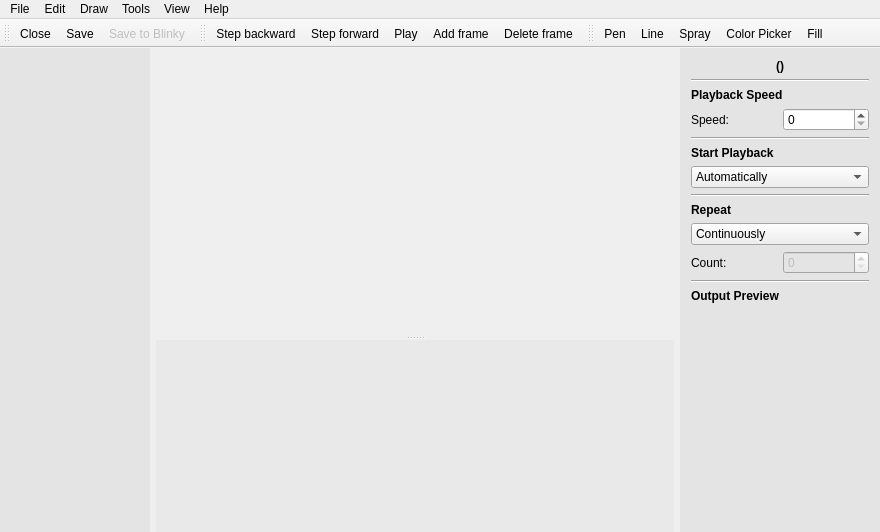
<?xml version="1.0" encoding="UTF-8"?>
<ui version="4.0">
 <class>MainWindow</class>
 <widget class="QMainWindow" name="MainWindow">
  <property name="geometry">
   <rect>
    <x>0</x>
    <y>0</y>
    <width>880</width>
    <height>532</height>
   </rect>
  </property>
  <property name="minimumSize">
   <size>
    <width>0</width>
    <height>0</height>
   </size>
  </property>
  <property name="maximumSize">
   <size>
    <width>16777215</width>
    <height>16777215</height>
   </size>
  </property>
  <property name="windowTitle">
   <string>Pattern Paint</string>
  </property>
  <property name="autoFillBackground">
   <bool>false</bool>
  </property>
  <property name="dockOptions">
   <set>QMainWindow::AllowTabbedDocks|QMainWindow::AnimatedDocks</set>
  </property>
  <widget class="QWidget" name="centralWidget">
   <property name="sizePolicy">
    <sizepolicy hsizetype="Preferred" vsizetype="Preferred">
     <horstretch>0</horstretch>
     <verstretch>0</verstretch>
    </sizepolicy>
   </property>
   <layout class="QHBoxLayout" name="horizontalLayout">
    <property name="leftMargin">
     <number>0</number>
    </property>
    <property name="topMargin">
     <number>0</number>
    </property>
    <property name="rightMargin">
     <number>0</number>
    </property>
    <property name="bottomMargin">
     <number>0</number>
    </property>
    <item>
     <widget class="QListView" name="patternCollectionListView">
      <property name="minimumSize">
       <size>
        <width>150</width>
        <height>0</height>
       </size>
      </property>
      <property name="maximumSize">
       <size>
        <width>150</width>
        <height>16777215</height>
       </size>
      </property>
      <property name="palette">
       <palette>
        <active>
         <colorrole role="Base">
          <brush brushstyle="SolidPattern">
           <color alpha="255">
            <red>228</red>
            <green>228</green>
            <blue>228</blue>
           </color>
          </brush>
         </colorrole>
        </active>
        <inactive>
         <colorrole role="Base">
          <brush brushstyle="SolidPattern">
           <color alpha="255">
            <red>228</red>
            <green>228</green>
            <blue>228</blue>
           </color>
          </brush>
         </colorrole>
        </inactive>
        <disabled>
         <colorrole role="Base">
          <brush brushstyle="SolidPattern">
           <color alpha="255">
            <red>237</red>
            <green>237</green>
            <blue>237</blue>
           </color>
          </brush>
         </colorrole>
        </disabled>
       </palette>
      </property>
      <property name="focusPolicy">
       <enum>Qt::StrongFocus</enum>
      </property>
      <property name="autoFillBackground">
       <bool>false</bool>
      </property>
      <property name="frameShape">
       <enum>QFrame::NoFrame</enum>
      </property>
      <property name="dragDropMode">
       <enum>QAbstractItemView::InternalMove</enum>
      </property>
      <property name="uniformItemSizes">
       <bool>true</bool>
      </property>
     </widget>
    </item>
    <item>
     <widget class="QSplitter" name="patternsplitter">
      <property name="orientation">
       <enum>Qt::Vertical</enum>
      </property>
      <widget class="LetterboxScrollArea" name="scrollArea">
       <property name="sizePolicy">
        <sizepolicy hsizetype="Expanding" vsizetype="Expanding">
         <horstretch>0</horstretch>
         <verstretch>1</verstretch>
        </sizepolicy>
       </property>
       <property name="palette">
        <palette>
         <active>
          <colorrole role="Base">
           <brush brushstyle="SolidPattern">
            <color alpha="255">
             <red>233</red>
             <green>233</green>
             <blue>233</blue>
            </color>
           </brush>
          </colorrole>
         </active>
         <inactive>
          <colorrole role="Base">
           <brush brushstyle="SolidPattern">
            <color alpha="255">
             <red>233</red>
             <green>233</green>
             <blue>233</blue>
            </color>
           </brush>
          </colorrole>
         </inactive>
         <disabled>
          <colorrole role="Base">
           <brush brushstyle="SolidPattern">
            <color alpha="255">
             <red>237</red>
             <green>237</green>
             <blue>237</blue>
            </color>
           </brush>
          </colorrole>
         </disabled>
        </palette>
       </property>
       <property name="styleSheet">
        <string notr="true"/>
       </property>
       <property name="frameShape">
        <enum>QFrame::NoFrame</enum>
       </property>
       <property name="frameShadow">
        <enum>QFrame::Plain</enum>
       </property>
       <property name="lineWidth">
        <number>0</number>
       </property>
       <property name="widgetResizable">
        <bool>true</bool>
       </property>
       <widget class="FrameEditor" name="frameEditor">
        <property name="geometry">
         <rect>
          <x>0</x>
          <y>0</y>
          <width>500</width>
          <height>267</height>
         </rect>
        </property>
        <property name="sizePolicy">
         <sizepolicy hsizetype="Fixed" vsizetype="Preferred">
          <horstretch>0</horstretch>
          <verstretch>0</verstretch>
         </sizepolicy>
        </property>
        <property name="minimumSize">
         <size>
          <width>500</width>
          <height>0</height>
         </size>
        </property>
        <property name="maximumSize">
         <size>
          <width>500</width>
          <height>16777215</height>
         </size>
        </property>
        <property name="baseSize">
         <size>
          <width>10</width>
          <height>10</height>
         </size>
        </property>
        <property name="acceptDrops">
         <bool>false</bool>
        </property>
       </widget>
      </widget>
      <widget class="PatternFrameListView" name="timeline">
       <property name="sizePolicy">
        <sizepolicy hsizetype="Expanding" vsizetype="Minimum">
         <horstretch>0</horstretch>
         <verstretch>0</verstretch>
        </sizepolicy>
       </property>
       <property name="minimumSize">
        <size>
         <width>0</width>
         <height>100</height>
        </size>
       </property>
       <property name="palette">
        <palette>
         <active>
          <colorrole role="Base">
           <brush brushstyle="SolidPattern">
            <color alpha="255">
             <red>233</red>
             <green>233</green>
             <blue>233</blue>
            </color>
           </brush>
          </colorrole>
         </active>
         <inactive>
          <colorrole role="Base">
           <brush brushstyle="SolidPattern">
            <color alpha="255">
             <red>233</red>
             <green>233</green>
             <blue>233</blue>
            </color>
           </brush>
          </colorrole>
         </inactive>
         <disabled>
          <colorrole role="Base">
           <brush brushstyle="SolidPattern">
            <color alpha="255">
             <red>237</red>
             <green>237</green>
             <blue>237</blue>
            </color>
           </brush>
          </colorrole>
         </disabled>
        </palette>
       </property>
       <property name="focusPolicy">
        <enum>Qt::StrongFocus</enum>
       </property>
       <property name="styleSheet">
        <string notr="true"/>
       </property>
       <property name="frameShape">
        <enum>QFrame::NoFrame</enum>
       </property>
       <property name="verticalScrollBarPolicy">
        <enum>Qt::ScrollBarAlwaysOff</enum>
       </property>
       <property name="autoScroll">
        <bool>false</bool>
       </property>
       <property name="dragDropMode">
        <enum>QAbstractItemView::InternalMove</enum>
       </property>
       <property name="selectionMode">
        <enum>QAbstractItemView::ExtendedSelection</enum>
       </property>
       <property name="flow">
        <enum>QListView::LeftToRight</enum>
       </property>
       <property name="uniformItemSizes">
        <bool>true</bool>
       </property>
      </widget>
     </widget>
    </item>
    <item>
     <widget class="QWidget" name="widget" native="true">
      <property name="enabled">
       <bool>true</bool>
      </property>
      <property name="maximumSize">
       <size>
        <width>200</width>
        <height>16777215</height>
       </size>
      </property>
      <property name="palette">
       <palette>
        <active>
         <colorrole role="Base">
          <brush brushstyle="SolidPattern">
           <color alpha="255">
            <red>255</red>
            <green>255</green>
            <blue>255</blue>
           </color>
          </brush>
         </colorrole>
         <colorrole role="Window">
          <brush brushstyle="SolidPattern">
           <color alpha="255">
            <red>228</red>
            <green>228</green>
            <blue>228</blue>
           </color>
          </brush>
         </colorrole>
        </active>
        <inactive>
         <colorrole role="Base">
          <brush brushstyle="SolidPattern">
           <color alpha="255">
            <red>255</red>
            <green>255</green>
            <blue>255</blue>
           </color>
          </brush>
         </colorrole>
         <colorrole role="Window">
          <brush brushstyle="SolidPattern">
           <color alpha="255">
            <red>228</red>
            <green>228</green>
            <blue>228</blue>
           </color>
          </brush>
         </colorrole>
        </inactive>
        <disabled>
         <colorrole role="Base">
          <brush brushstyle="SolidPattern">
           <color alpha="255">
            <red>228</red>
            <green>228</green>
            <blue>228</blue>
           </color>
          </brush>
         </colorrole>
         <colorrole role="Window">
          <brush brushstyle="SolidPattern">
           <color alpha="255">
            <red>228</red>
            <green>228</green>
            <blue>228</blue>
           </color>
          </brush>
         </colorrole>
        </disabled>
       </palette>
      </property>
      <property name="autoFillBackground">
       <bool>true</bool>
      </property>
      <layout class="QVBoxLayout" name="verticalLayout">
       <item>
        <widget class="QLabel" name="patternName">
         <property name="sizePolicy">
          <sizepolicy hsizetype="Preferred" vsizetype="Preferred">
           <horstretch>0</horstretch>
           <verstretch>0</verstretch>
          </sizepolicy>
         </property>
         <property name="font">
          <font>
           <weight>75</weight>
           <bold>true</bold>
          </font>
         </property>
         <property name="focusPolicy">
          <enum>Qt::NoFocus</enum>
         </property>
         <property name="text">
          <string>()</string>
         </property>
         <property name="alignment">
          <set>Qt::AlignCenter</set>
         </property>
        </widget>
       </item>
       <item>
        <widget class="Line" name="line_4">
         <property name="orientation">
          <enum>Qt::Horizontal</enum>
         </property>
        </widget>
       </item>
       <item>
        <widget class="QLabel" name="label_5">
         <property name="font">
          <font>
           <weight>75</weight>
           <bold>true</bold>
          </font>
         </property>
         <property name="text">
          <string>Playback Speed</string>
         </property>
        </widget>
       </item>
       <item>
        <widget class="QFrame" name="frame_2">
         <property name="frameShape">
          <enum>QFrame::NoFrame</enum>
         </property>
         <property name="frameShadow">
          <enum>QFrame::Raised</enum>
         </property>
         <layout class="QGridLayout" name="gridLayout">
          <property name="leftMargin">
           <number>0</number>
          </property>
          <property name="topMargin">
           <number>0</number>
          </property>
          <property name="rightMargin">
           <number>0</number>
          </property>
          <property name="bottomMargin">
           <number>0</number>
          </property>
          <item row="0" column="0">
           <widget class="QLabel" name="label">
            <property name="text">
             <string>Speed:</string>
            </property>
           </widget>
          </item>
          <item row="0" column="1">
           <widget class="QSpinBox" name="patternSpeed"/>
          </item>
         </layout>
        </widget>
       </item>
       <item>
        <widget class="Line" name="line">
         <property name="orientation">
          <enum>Qt::Horizontal</enum>
         </property>
        </widget>
       </item>
       <item>
        <widget class="QLabel" name="label_2">
         <property name="font">
          <font>
           <weight>75</weight>
           <bold>true</bold>
          </font>
         </property>
         <property name="text">
          <string>Start Playback</string>
         </property>
        </widget>
       </item>
       <item>
        <widget class="QComboBox" name="comboBox">
         <item>
          <property name="text">
           <string>Automatically</string>
          </property>
         </item>
        </widget>
       </item>
       <item>
        <widget class="Line" name="line_2">
         <property name="orientation">
          <enum>Qt::Horizontal</enum>
         </property>
        </widget>
       </item>
       <item>
        <widget class="QLabel" name="label_3">
         <property name="font">
          <font>
           <weight>75</weight>
           <bold>true</bold>
          </font>
         </property>
         <property name="text">
          <string>Repeat</string>
         </property>
        </widget>
       </item>
       <item>
        <widget class="QComboBox" name="comboBox_2">
         <item>
          <property name="text">
           <string>Continuously</string>
          </property>
         </item>
        </widget>
       </item>
       <item>
        <widget class="QFrame" name="frame">
         <property name="frameShape">
          <enum>QFrame::NoFrame</enum>
         </property>
         <property name="frameShadow">
          <enum>QFrame::Raised</enum>
         </property>
         <layout class="QGridLayout" name="gridLayout_2">
          <property name="leftMargin">
           <number>0</number>
          </property>
          <property name="topMargin">
           <number>0</number>
          </property>
          <property name="rightMargin">
           <number>0</number>
          </property>
          <property name="bottomMargin">
           <number>0</number>
          </property>
          <item row="0" column="0">
           <widget class="QLabel" name="label_4">
            <property name="text">
             <string>Count:</string>
            </property>
           </widget>
          </item>
          <item row="0" column="1">
           <widget class="QSpinBox" name="spinBox">
            <property name="enabled">
             <bool>false</bool>
            </property>
           </widget>
          </item>
         </layout>
        </widget>
       </item>
       <item>
        <widget class="Line" name="line_3">
         <property name="orientation">
          <enum>Qt::Horizontal</enum>
         </property>
        </widget>
       </item>
       <item>
        <widget class="QFrame" name="outputPreviewFrame">
         <property name="sizePolicy">
          <sizepolicy hsizetype="Preferred" vsizetype="Preferred">
           <horstretch>0</horstretch>
           <verstretch>1</verstretch>
          </sizepolicy>
         </property>
         <property name="frameShape">
          <enum>QFrame::NoFrame</enum>
         </property>
         <property name="frameShadow">
          <enum>QFrame::Raised</enum>
         </property>
         <layout class="QVBoxLayout" name="verticalLayout_2">
          <property name="leftMargin">
           <number>0</number>
          </property>
          <property name="topMargin">
           <number>0</number>
          </property>
          <property name="rightMargin">
           <number>0</number>
          </property>
          <property name="bottomMargin">
           <number>0</number>
          </property>
          <item>
           <widget class="QLabel" name="label_6">
            <property name="font">
             <font>
              <weight>75</weight>
              <bold>true</bold>
             </font>
            </property>
            <property name="text">
             <string>Output Preview</string>
            </property>
           </widget>
          </item>
          <item>
           <widget class="OutputPreview" name="outputPreview" native="true">
            <property name="sizePolicy">
             <sizepolicy hsizetype="Preferred" vsizetype="Preferred">
              <horstretch>0</horstretch>
              <verstretch>1</verstretch>
             </sizepolicy>
            </property>
            <property name="minimumSize">
             <size>
              <width>100</width>
              <height>100</height>
             </size>
            </property>
           </widget>
          </item>
         </layout>
        </widget>
       </item>
       <item>
        <spacer name="verticalSpacer">
         <property name="orientation">
          <enum>Qt::Vertical</enum>
         </property>
         <property name="sizeHint" stdset="0">
          <size>
           <width>20</width>
           <height>40</height>
          </size>
         </property>
        </spacer>
       </item>
      </layout>
     </widget>
    </item>
   </layout>
  </widget>
  <widget class="QMenuBar" name="menuBar">
   <property name="geometry">
    <rect>
     <x>0</x>
     <y>0</y>
     <width>880</width>
     <height>22</height>
    </rect>
   </property>
   <widget class="QMenu" name="menuFile">
    <property name="title">
     <string>File</string>
    </property>
    <widget class="QMenu" name="menuExamples">
     <property name="title">
      <string>Examples</string>
     </property>
    </widget>
    <widget class="QMenu" name="menuNew">
     <property name="title">
      <string>New</string>
     </property>
     <addaction name="actionNew_ScrollingPattern"/>
     <addaction name="actionNew_FramePattern"/>
    </widget>
    <widget class="QMenu" name="menuOpen">
     <property name="title">
      <string>Open</string>
     </property>
     <addaction name="actionOpen_Scrolling_Pattern"/>
     <addaction name="actionOpen_Frame_based_Pattern"/>
    </widget>
    <addaction name="menuNew"/>
    <addaction name="menuOpen"/>
    <addaction name="menuExamples"/>
    <addaction name="separator"/>
    <addaction name="actionClose"/>
    <addaction name="actionClose_All"/>
    <addaction name="separator"/>
    <addaction name="actionSave"/>
    <addaction name="actionSave_as"/>
    <addaction name="actionSave_All"/>
    <addaction name="separator"/>
    <addaction name="actionExport_pattern_for_Arduino"/>
    <addaction name="separator"/>
    <addaction name="actionPreferences"/>
    <addaction name="actionExit"/>
    <addaction name="separator"/>
   </widget>
   <widget class="QMenu" name="menuHelp">
    <property name="title">
     <string>Help</string>
    </property>
    <addaction name="actionAbout"/>
    <addaction name="separator"/>
    <addaction name="actionVisit_the_Blinkinlabs_forum"/>
    <addaction name="actionTroubleshooting_tips"/>
    <addaction name="separator"/>
    <addaction name="actionSystem_Information"/>
    <addaction name="actionWelcome"/>
   </widget>
   <widget class="QMenu" name="menuEdit">
    <property name="title">
     <string>Edit</string>
    </property>
    <addaction name="separator"/>
    <addaction name="actionFlip_Horizontal"/>
    <addaction name="actionFlip_Vertical"/>
    <addaction name="separator"/>
    <addaction name="actionAddFrame"/>
    <addaction name="actionDeleteFrame"/>
    <addaction name="separator"/>
    <addaction name="actionClear_Pattern"/>
   </widget>
   <widget class="QMenu" name="menuTools">
    <property name="title">
     <string>Tools</string>
    </property>
    <addaction name="actionConfigure_Fixture"/>
    <addaction name="separator"/>
    <addaction name="actionSave_to_Blinky"/>
    <addaction name="separator"/>
    <addaction name="actionRestore_firmware"/>
    <addaction name="actionAddress_programmer"/>
    <addaction name="separator"/>
   </widget>
   <widget class="QMenu" name="menuInstruments">
    <property name="title">
     <string>Draw</string>
    </property>
    <addaction name="actionPen"/>
    <addaction name="actionLine"/>
    <addaction name="actionSpray"/>
    <addaction name="actionPipette"/>
    <addaction name="actionFill"/>
   </widget>
   <widget class="QMenu" name="menuView">
    <property name="title">
     <string>View</string>
    </property>
    <widget class="QMenu" name="menuToolbars">
     <property name="title">
      <string>Toolbars</string>
     </property>
    </widget>
    <addaction name="menuToolbars"/>
    <addaction name="separator"/>
    <addaction name="actionOutput_Preview"/>
   </widget>
   <addaction name="menuFile"/>
   <addaction name="menuEdit"/>
   <addaction name="menuInstruments"/>
   <addaction name="menuTools"/>
   <addaction name="menuView"/>
   <addaction name="menuHelp"/>
  </widget>
  <widget class="QToolBar" name="fileToolbar">
   <property name="windowTitle">
    <string>File Commands</string>
   </property>
   <property name="movable">
    <bool>true</bool>
   </property>
   <property name="floatable">
    <bool>false</bool>
   </property>
   <attribute name="toolBarArea">
    <enum>TopToolBarArea</enum>
   </attribute>
   <attribute name="toolBarBreak">
    <bool>false</bool>
   </attribute>
   <addaction name="actionClose"/>
   <addaction name="actionSave"/>
   <addaction name="actionSave_to_Blinky"/>
  </widget>
  <widget class="QToolBar" name="playbackToolbar">
   <property name="windowTitle">
    <string>Playback Controls</string>
   </property>
   <property name="movable">
    <bool>true</bool>
   </property>
   <property name="floatable">
    <bool>false</bool>
   </property>
   <attribute name="toolBarArea">
    <enum>TopToolBarArea</enum>
   </attribute>
   <attribute name="toolBarBreak">
    <bool>false</bool>
   </attribute>
   <addaction name="actionStepBackward"/>
   <addaction name="actionStepForward"/>
   <addaction name="actionPlay"/>
   <addaction name="actionAddFrame"/>
   <addaction name="actionDeleteFrame"/>
  </widget>
  <widget class="QToolBar" name="instrumentToolbar">
   <property name="windowTitle">
    <string>Drawing Tools</string>
   </property>
   <property name="movable">
    <bool>true</bool>
   </property>
   <property name="floatable">
    <bool>false</bool>
   </property>
   <attribute name="toolBarArea">
    <enum>TopToolBarArea</enum>
   </attribute>
   <attribute name="toolBarBreak">
    <bool>false</bool>
   </attribute>
   <addaction name="actionPen"/>
   <addaction name="actionLine"/>
   <addaction name="actionSpray"/>
   <addaction name="actionPipette"/>
   <addaction name="actionFill"/>
  </widget>
  <action name="actionSave">
   <property name="enabled">
    <bool>true</bool>
   </property>
   <property name="icon">
    <iconset resource="images.qrc">
     <normaloff>:/icons/images/icons/Save-100.png</normaloff>:/icons/images/icons/Save-100.png</iconset>
   </property>
   <property name="text">
    <string>Save</string>
   </property>
   <property name="iconText">
    <string>Save</string>
   </property>
   <property name="shortcut">
    <string>Ctrl+S</string>
   </property>
   <property name="iconVisibleInMenu">
    <bool>false</bool>
   </property>
  </action>
  <action name="actionExit">
   <property name="text">
    <string>Exit</string>
   </property>
  </action>
  <action name="actionAbout">
   <property name="text">
    <string>About</string>
   </property>
  </action>
  <action name="actionSystem_Information">
   <property name="text">
    <string>System Info...</string>
   </property>
  </action>
  <action name="actionExport_pattern_for_Arduino">
   <property name="text">
    <string>Export pattern for Arduino</string>
   </property>
  </action>
  <action name="actionVisit_the_Blinkinlabs_forum">
   <property name="text">
    <string>Visit the Blinkinlabs forum</string>
   </property>
  </action>
  <action name="actionTroubleshooting_tips">
   <property name="text">
    <string>Troubleshooting tips</string>
   </property>
  </action>
  <action name="actionFlip_Horizontal">
   <property name="text">
    <string>Flip Horizontal</string>
   </property>
   <property name="toolTip">
    <string>Flip the Pattern in the horizontal direction</string>
   </property>
  </action>
  <action name="actionFlip_Vertical">
   <property name="text">
    <string>Flip Vertical</string>
   </property>
   <property name="toolTip">
    <string>Flip the Pattern in the vertical direction</string>
   </property>
  </action>
  <action name="actionRestore_firmware">
   <property name="text">
    <string>Restore Firmware</string>
   </property>
  </action>
  <action name="actionSave_to_Blinky">
   <property name="enabled">
    <bool>false</bool>
   </property>
   <property name="icon">
    <iconset resource="images.qrc">
     <normaloff>:/icons/images/icons/Downloading Updates-100.png</normaloff>:/icons/images/icons/Downloading Updates-100.png</iconset>
   </property>
   <property name="text">
    <string>Save to Blinky</string>
   </property>
   <property name="iconVisibleInMenu">
    <bool>false</bool>
   </property>
  </action>
  <action name="actionClear_Pattern">
   <property name="text">
    <string>Clear</string>
   </property>
  </action>
  <action name="actionAddress_programmer">
   <property name="enabled">
    <bool>false</bool>
   </property>
   <property name="text">
    <string>Address programmer...</string>
   </property>
  </action>
  <action name="actionPlay">
   <property name="enabled">
    <bool>true</bool>
   </property>
   <property name="icon">
    <iconset resource="images.qrc">
     <normaloff>:/icons/images/icons/Play-100.png</normaloff>:/icons/images/icons/Play-100.png</iconset>
   </property>
   <property name="text">
    <string>Play</string>
   </property>
  </action>
  <action name="actionPen">
   <property name="checkable">
    <bool>true</bool>
   </property>
   <property name="icon">
    <iconset resource="images.qrc">
     <normaloff>:/icons/images/icons/Pencil-100.png</normaloff>:/icons/images/icons/Pencil-100.png</iconset>
   </property>
   <property name="text">
    <string>Pen</string>
   </property>
   <property name="iconVisibleInMenu">
    <bool>false</bool>
   </property>
  </action>
  <action name="actionLine">
   <property name="checkable">
    <bool>true</bool>
   </property>
   <property name="icon">
    <iconset resource="images.qrc">
     <normaloff>:/icons/images/icons/Line-100.png</normaloff>:/icons/images/icons/Line-100.png</iconset>
   </property>
   <property name="text">
    <string>Line</string>
   </property>
   <property name="iconVisibleInMenu">
    <bool>false</bool>
   </property>
  </action>
  <action name="actionPipette">
   <property name="checkable">
    <bool>true</bool>
   </property>
   <property name="icon">
    <iconset resource="images.qrc">
     <normaloff>:/icons/images/icons/Color Dropper-100.png</normaloff>:/icons/images/icons/Color Dropper-100.png</iconset>
   </property>
   <property name="text">
    <string>Color Picker</string>
   </property>
   <property name="toolTip">
    <string>Color picker</string>
   </property>
   <property name="iconVisibleInMenu">
    <bool>false</bool>
   </property>
  </action>
  <action name="actionFill">
   <property name="checkable">
    <bool>true</bool>
   </property>
   <property name="icon">
    <iconset resource="images.qrc">
     <normaloff>:/icons/images/icons/Fill Color-100.png</normaloff>:/icons/images/icons/Fill Color-100.png</iconset>
   </property>
   <property name="text">
    <string>Fill</string>
   </property>
   <property name="toolTip">
    <string>Fill</string>
   </property>
   <property name="iconVisibleInMenu">
    <bool>false</bool>
   </property>
  </action>
  <action name="actionSpray">
   <property name="checkable">
    <bool>true</bool>
   </property>
   <property name="icon">
    <iconset resource="images.qrc">
     <normaloff>:/icons/images/icons/Deadly Spray-100.png</normaloff>:/icons/images/icons/Deadly Spray-100.png</iconset>
   </property>
   <property name="text">
    <string>Spray</string>
   </property>
   <property name="iconVisibleInMenu">
    <bool>false</bool>
   </property>
  </action>
  <action name="actionSave_as">
   <property name="enabled">
    <bool>true</bool>
   </property>
   <property name="icon">
    <iconset>
     <normaloff>:/resources/images/save.png</normaloff>:/resources/images/save.png</iconset>
   </property>
   <property name="text">
    <string>Save As...</string>
   </property>
   <property name="shortcut">
    <string>Ctrl+Shift+S</string>
   </property>
   <property name="iconVisibleInMenu">
    <bool>false</bool>
   </property>
  </action>
  <action name="actionClose">
   <property name="icon">
    <iconset resource="images.qrc">
     <normaloff>:/icons/images/icons/Minus-100.png</normaloff>:/icons/images/icons/Minus-100.png</iconset>
   </property>
   <property name="text">
    <string>Close</string>
   </property>
   <property name="iconVisibleInMenu">
    <bool>false</bool>
   </property>
  </action>
  <action name="actionStepBackward">
   <property name="icon">
    <iconset resource="images.qrc">
     <normaloff>:/icons/images/icons/Rewind-100.png</normaloff>:/icons/images/icons/Rewind-100.png</iconset>
   </property>
   <property name="text">
    <string>Step backward</string>
   </property>
  </action>
  <action name="actionStepForward">
   <property name="icon">
    <iconset resource="images.qrc">
     <normaloff>:/icons/images/icons/Fast Forward-100.png</normaloff>:/icons/images/icons/Fast Forward-100.png</iconset>
   </property>
   <property name="text">
    <string>Step forward</string>
   </property>
   <property name="toolTip">
    <string>Step forward</string>
   </property>
  </action>
  <action name="actionAddFrame">
   <property name="icon">
    <iconset resource="images.qrc">
     <normaloff>:/icons/images/icons/Add Image-100.png</normaloff>:/icons/images/icons/Add Image-100.png</iconset>
   </property>
   <property name="text">
    <string>Add frame</string>
   </property>
   <property name="iconVisibleInMenu">
    <bool>false</bool>
   </property>
  </action>
  <action name="actionDeleteFrame">
   <property name="icon">
    <iconset resource="images.qrc">
     <normaloff>:/icons/images/icons/Remove Image-100.png</normaloff>:/icons/images/icons/Remove Image-100.png</iconset>
   </property>
   <property name="text">
    <string>Delete frame</string>
   </property>
   <property name="iconVisibleInMenu">
    <bool>false</bool>
   </property>
  </action>
  <action name="actionNew_ScrollingPattern">
   <property name="text">
    <string>Scrolling Pattern</string>
   </property>
  </action>
  <action name="actionNew_FramePattern">
   <property name="text">
    <string>Frame-based Pattern</string>
   </property>
  </action>
  <action name="actionConfigure_Fixture">
   <property name="text">
    <string>Scene configuration...</string>
   </property>
  </action>
  <action name="actionOpen_Scrolling_Pattern">
   <property name="text">
    <string>Scrolling Pattern...</string>
   </property>
  </action>
  <action name="actionOpen_Frame_based_Pattern">
   <property name="text">
    <string>Frame-based Pattern...</string>
   </property>
  </action>
  <action name="actionPreferences">
   <property name="text">
    <string>Preferences...</string>
   </property>
  </action>
  <action name="actionWelcome">
   <property name="text">
    <string>Welcome Screen...</string>
   </property>
  </action>
  <action name="actionOutput_Preview">
   <property name="checkable">
    <bool>true</bool>
   </property>
   <property name="text">
    <string>Output Preview</string>
   </property>
  </action>
  <action name="actionClose_All">
   <property name="text">
    <string>Close All</string>
   </property>
  </action>
  <action name="actionSave_All">
   <property name="text">
    <string>Save All</string>
   </property>
  </action>
 </widget>
 <layoutdefault spacing="6" margin="11"/>
 <customwidgets>
  <customwidget>
   <class>LetterboxScrollArea</class>
   <extends>QScrollArea</extends>
   <header>letterboxscrollarea.h</header>
   <container>1</container>
  </customwidget>
  <customwidget>
   <class>FrameEditor</class>
   <extends>QWidget</extends>
   <header>frameeditor.h</header>
   <container>1</container>
  </customwidget>
  <customwidget>
   <class>PatternFrameListView</class>
   <extends>QListView</extends>
   <header>patternframelistview.h</header>
  </customwidget>
  <customwidget>
   <class>OutputPreview</class>
   <extends>QWidget</extends>
   <header>outputpreview.h</header>
   <container>1</container>
  </customwidget>
 </customwidgets>
 <resources>
  <include location="images.qrc"/>
 </resources>
 <connections/>
</ui>
